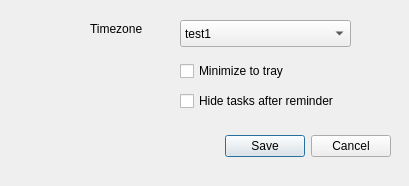
<?xml version="1.0" encoding="UTF-8"?>
<ui version="4.0">
 <class>prefDialog</class>
 <widget class="QDialog" name="prefDialog">
  <property name="geometry">
   <rect>
    <x>0</x>
    <y>0</y>
    <width>409</width>
    <height>186</height>
   </rect>
  </property>
  <property name="windowTitle">
   <string>Preferences</string>
  </property>
  <widget class="QDialogButtonBox" name="prefsButtonBox">
   <property name="geometry">
    <rect>
     <x>50</x>
     <y>130</y>
     <width>341</width>
     <height>32</height>
    </rect>
   </property>
   <property name="orientation">
    <enum>Qt::Horizontal</enum>
   </property>
   <property name="standardButtons">
    <set>QDialogButtonBox::Cancel|QDialogButtonBox::Save</set>
   </property>
  </widget>
  <widget class="QLabel" name="tzLabel">
   <property name="geometry">
    <rect>
     <x>90</x>
     <y>20</y>
     <width>68</width>
     <height>17</height>
    </rect>
   </property>
   <property name="text">
    <string>Timezone</string>
   </property>
  </widget>
  <widget class="QComboBox" name="tzComboBox">
   <property name="geometry">
    <rect>
     <x>180</x>
     <y>20</y>
     <width>171</width>
     <height>27</height>
    </rect>
   </property>
   <item>
    <property name="text">
     <string>test1</string>
    </property>
   </item>
   <item>
    <property name="text">
     <string>test2</string>
    </property>
   </item>
  </widget>
  <widget class="QCheckBox" name="hideCompleteCheckBox">
   <property name="geometry">
    <rect>
     <x>180</x>
     <y>90</y>
     <width>211</width>
     <height>22</height>
    </rect>
   </property>
   <property name="text">
    <string>Hide tasks after reminder</string>
   </property>
  </widget>
  <widget class="QCheckBox" name="minimizeCheckBox">
   <property name="geometry">
    <rect>
     <x>180</x>
     <y>60</y>
     <width>161</width>
     <height>22</height>
    </rect>
   </property>
   <property name="text">
    <string>Minimize to tray</string>
   </property>
  </widget>
 </widget>
 <resources/>
 <connections>
  <connection>
   <sender>prefsButtonBox</sender>
   <signal>accepted()</signal>
   <receiver>prefDialog</receiver>
   <slot>accept()</slot>
   <hints>
    <hint type="sourcelabel">
     <x>248</x>
     <y>254</y>
    </hint>
    <hint type="destinationlabel">
     <x>157</x>
     <y>274</y>
    </hint>
   </hints>
  </connection>
  <connection>
   <sender>prefsButtonBox</sender>
   <signal>rejected()</signal>
   <receiver>prefDialog</receiver>
   <slot>reject()</slot>
   <hints>
    <hint type="sourcelabel">
     <x>316</x>
     <y>260</y>
    </hint>
    <hint type="destinationlabel">
     <x>286</x>
     <y>274</y>
    </hint>
   </hints>
  </connection>
 </connections>
</ui>
